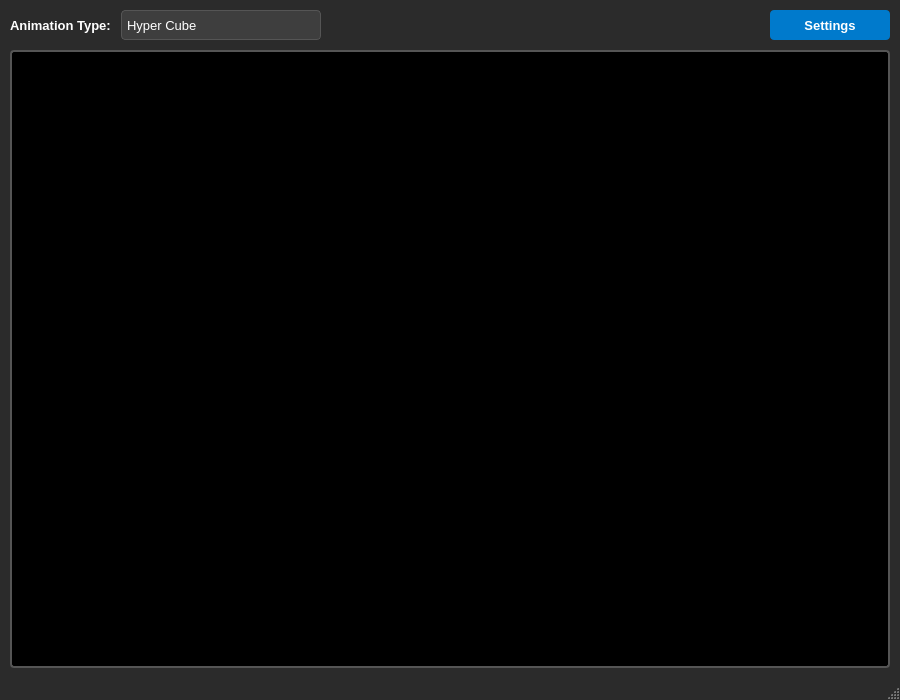
<?xml version="1.0" encoding="UTF-8"?>
<ui version="4.0">
 <class>MainWindow</class>
 <widget class="QMainWindow" name="MainWindow">
  <property name="geometry">
   <rect>
    <x>0</x>
    <y>0</y>
    <width>900</width>
    <height>700</height>
   </rect>
  </property>
  <property name="windowTitle">
   <string>3D LED Animation Controller</string>
  </property>
  <property name="styleSheet">
   <string notr="true">QMainWindow {
	background-color: #2b2b2b;
	color: #ffffff;
}
QLabel {
	color: #ffffff;
	font-weight: bold;
}</string>
  </property>
  <widget class="QWidget" name="centralwidget">
   <layout class="QVBoxLayout" name="verticalLayout">
    <property name="spacing">
     <number>10</number>
    </property>
    <property name="leftMargin">
     <number>10</number>
    </property>
    <property name="topMargin">
     <number>10</number>
    </property>
    <property name="rightMargin">
     <number>10</number>
    </property>
    <property name="bottomMargin">
     <number>10</number>
    </property>
    <item>
     <layout class="QHBoxLayout" name="controlsLayout">
      <item>
       <widget class="QLabel" name="label">
        <property name="font">
         <font>
          <pointsize>10</pointsize>
         </font>
        </property>
        <property name="text">
         <string>Animation Type:</string>
        </property>
       </widget>
      </item>
      <item>
       <widget class="QComboBox" name="animSelector">
        <property name="minimumSize">
         <size>
          <width>200</width>
          <height>30</height>
         </size>
        </property>
        <property name="font">
         <font>
          <pointsize>10</pointsize>
         </font>
        </property>
        <property name="styleSheet">
         <string notr="true">QComboBox {
	background-color: #3e3e3e;
	border: 1px solid #555;
	border-radius: 4px;
	padding: 5px;
	color: white;
}
QComboBox::drop-down {
	border: 0px;
}</string>
        </property>
        <item>
         <property name="text">
          <string>Hyper Cube</string>
         </property>
        </item>
        <item>
         <property name="text">
          <string>Helix Snake</string>
         </property>
        </item>
        <item>
         <property name="text">
          <string>Pulse Sphere</string>
         </property>
        </item>
        <item>
         <property name="text">
          <string>Wave Plane</string>
         </property>
        </item>
       </widget>
      </item>
      <item>
       <spacer name="horizontalSpacer">
        <property name="orientation">
         <enum>Qt::Horizontal</enum>
        </property>
        <property name="sizeHint" stdset="0">
         <size>
          <width>40</width>
          <height>20</height>
         </size>
        </property>
       </spacer>
      </item>
      <item>
       <widget class="QPushButton" name="settingsButton">
        <property name="minimumSize">
         <size>
          <width>120</width>
          <height>30</height>
         </size>
        </property>
        <property name="font">
         <font>
          <pointsize>10</pointsize>
          <weight>75</weight>
          <bold>true</bold>
         </font>
        </property>
        <property name="styleSheet">
         <string notr="true">QPushButton {
	background-color: #007acc;
	color: white;
	border: none;
	border-radius: 4px;
}
QPushButton:hover {
	background-color: #0099ff;
}
QPushButton:pressed {
	background-color: #005c99;
}</string>
        </property>
        <property name="text">
         <string>Settings</string>
        </property>
       </widget>
      </item>
     </layout>
    </item>
    <item>
     <widget class="QLabel" name="displayLabel">
      <property name="sizePolicy">
       <sizepolicy hsizetype="Expanding" vsizetype="Expanding">
        <horstretch>0</horstretch>
        <verstretch>0</verstretch>
       </sizepolicy>
      </property>
      <property name="minimumSize">
       <size>
        <width>800</width>
        <height>600</height>
       </size>
      </property>
      <property name="styleSheet">
       <string notr="true">background-color: black;
border: 2px solid #555;
border-radius: 4px;</string>
      </property>
      <property name="text">
       <string/>
      </property>
      <property name="alignment">
       <set>Qt::AlignCenter</set>
      </property>
     </widget>
    </item>
   </layout>
  </widget>
  <widget class="QMenuBar" name="menubar">
   <property name="geometry">
    <rect>
     <x>0</x>
     <y>0</y>
     <width>900</width>
     <height>21</height>
    </rect>
   </property>
  </widget>
  <widget class="QStatusBar" name="statusbar"/>
 </widget>
 <resources/>
 <connections/>
</ui>
